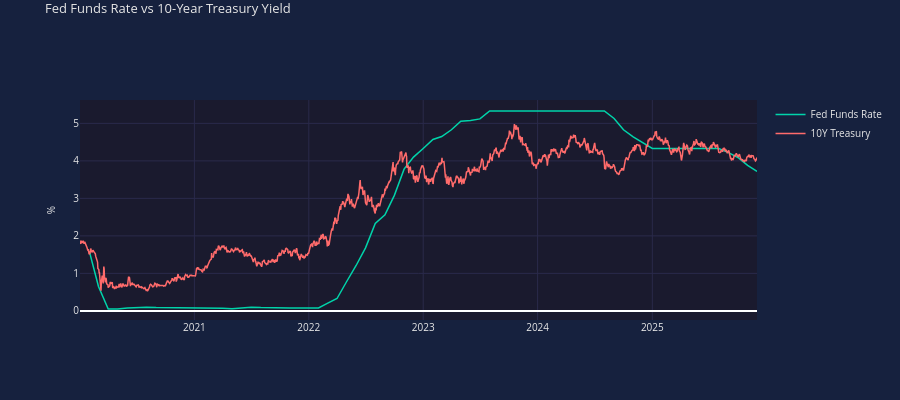

The code cell stored with this chart in its notebook:
### Markdown cell above
## 4. Multiple Series Comparison

Comparing EFFR and DGS10 on the same chart.

### Code cell
# Comparing Fed Funds Rate and 10-Year Treasury
# Use the same date range for comparison
common_start = max(min(fedfunds_dates), min(treasury_dates))
common_end = min(max(fedfunds_dates), max(treasury_dates))

# Filter to common range
ff_filtered = [(d, v) for d, v in zip(fedfunds_dates, fedfunds_values) 
               if common_start <= d <= common_end]
tr_filtered = [(d, v) for d, v in zip(treasury_dates, treasury_values)
               if common_start <= d <= common_end]

chart = econcharts(num_rows=1, height=400)
chart.add_line(row=1, x=[d for d, _ in ff_filtered], y=[v for _, v in ff_filtered], 
               name='Fed Funds Rate', color='teal')
chart.add_line(row=1, x=[d for d, _ in tr_filtered], y=[v for _, v in tr_filtered],
               name='10Y Treasury', color='coral')
chart.set_title('Fed Funds Rate vs 10-Year Treasury Yield')
chart.set_yaxis(row=1, title='%')
chart.add_hline(row=1, y=0)
chart.enable_unified_spikeline()
chart.show()

### Figure 1 — Plotly figure (JSON) as saved in the notebook; plotly's stock layout.template omitted (floating-point values rounded to 4 significant figures; data arrays with more than 128 entries replaced by an {"elided": "..."} marker saying what was removed)
{"data": [{"line": {"color": "#00d4aa", "width": 1.5}, "name": "Fed Funds Rate", "showlegend": true, "type": "scatter", "visible": true, "x": ["2020-02-01T00:00:00", "2020-03-01T00:00:00", "2020-04-01T00:00:00", "2020-05-01T00:00:00", "2020-06-01T00:00:00", "2020-07-01T00:00:00", "2020-08-01T00:00:00", "2020-09-01T00:00:00", "2020-10-01T00:00:00", "2020-11-01T00:00:00", "2020-12-01T00:00:00", "2021-01-01T00:00:00", "2021-02-01T00:00:00", "2021-03-01T00:00:00", "2021-04-01T00:00:00", "2021-05-01T00:00:00", "2021-06-01T00:00:00", "2021-07-01T00:00:00", "2021-08-01T00:00:00", "2021-09-01T00:00:00", "2021-10-01T00:00:00", "2021-11-01T00:00:00", "2021-12-01T00:00:00", "2022-01-01T00:00:00", "2022-02-01T00:00:00", "2022-03-01T00:00:00", "2022-04-01T00:00:00", "2022-05-01T00:00:00", "2022-06-01T00:00:00", "2022-07-01T00:00:00", "2022-08-01T00:00:00", "2022-09-01T00:00:00", "2022-10-01T00:00:00", "2022-11-01T00:00:00", "2022-12-01T00:00:00", "2023-01-01T00:00:00", "2023-02-01T00:00:00", "2023-03-01T00:00:00", "2023-04-01T00:00:00", "2023-05-01T00:00:00", "2023-06-01T00:00:00", "2023-07-01T00:00:00", "2023-08-01T00:00:00", "2023-09-01T00:00:00", "2023-10-01T00:00:00", "2023-11-01T00:00:00", "2023-12-01T00:00:00", "2024-01-01T00:00:00", "2024-02-01T00:00:00", "2024-03-01T00:00:00", "2024-04-01T00:00:00", "2024-05-01T00:00:00", "2024-06-01T00:00:00", "2024-07-01T00:00:00", "2024-08-01T00:00:00", "2024-09-01T00:00:00", "2024-10-01T00:00:00", "2024-11-01T00:00:00", "2024-12-01T00:00:00", "2025-01-01T00:00:00", "2025-02-01T00:00:00", "2025-03-01T00:00:00", "2025-04-01T00:00:00", "2025-05-01T00:00:00", "2025-06-01T00:00:00", "2025-07-01T00:00:00", "2025-08-01T00:00:00", "2025-09-01T00:00:00", "2025-10-01T00:00:00", "2025-11-01T00:00:00", "2025-12-01T00:00:00"], "xaxis": "x", "y": [1.58, 0.65, 0.05, 0.05, 0.08, 0.09, 0.1, 0.09, 0.09, 0.09, 0.09, 0.09, 0.08, 0.07, 0.07, 0.06, 0.08, 0.1, 0.09, 0.08, 0.08, 0.08, 0.08, 0.08, 0.08, 0.2, 0.33, 0.77, 1.21, 1.68, 2.33, 2.56, 3.08, 3.78, 4.1, 4.33, 4.57, 4.65, 4.83, 5.06, 5.08, 5.12, 5.33, 5.33, 5.33, 5.33, 5.33, 5.33, 5.33, 5.33, 5.33, 5.33, 5.33, 5.33, 5.33, 5.13, 4.83, 4.64, 4.48, 4.33, 4.33, 4.33, 4.33, 4.33, 4.33, 4.33, 4.33, 4.22, 4.09, 3.88, 3.72], "yaxis": "y"}, {"line": {"color": "#ff6b6b", "width": 1.5}, "name": "10Y Treasury", "showlegend": true, "type": "scatter", "visible": true, "x": {"elided": "1479 str values"}, "xaxis": "x", "y": {"elided": "1479 float values"}, "yaxis": "y"}], "layout": {"font": {"color": "#e8e8e8", "size": 10}, "height": 400, "hoverlabel": {"bgcolor": "#16213e", "font": {"color": "#e8e8e8", "size": 11}}, "hovermode": "x unified", "paper_bgcolor": "#16213e", "plot_bgcolor": "#1a1a2e", "shapes": [{"line": {"color": "rgba(255, 255, 255, 0.3)", "dash": "dash", "width": 1}, "type": "line", "x0": 0, "x1": 1, "xref": "x domain", "y0": 0, "y1": 0, "yref": "y"}], "title": {"font": {"color": "#e8e8e8", "size": 13}, "text": "Fed Funds Rate vs 10-Year Treasury Yield", "y": 0.99, "yanchor": "top"}, "xaxis": {"anchor": "y", "domain": [0, 1], "gridcolor": "#2a2a4a", "showspikes": true, "spikecolor": "rgba(255, 255, 255, 0.5)", "spikedash": "dot", "spikemode": "across", "spikesnap": "cursor", "spikethickness": 1}, "yaxis": {"anchor": "x", "domain": [0, 1], "gridcolor": "#2a2a4a", "title": {"font": {"color": "#e8e8e8", "size": 10}, "text": "%"}, "type": "linear"}}}
